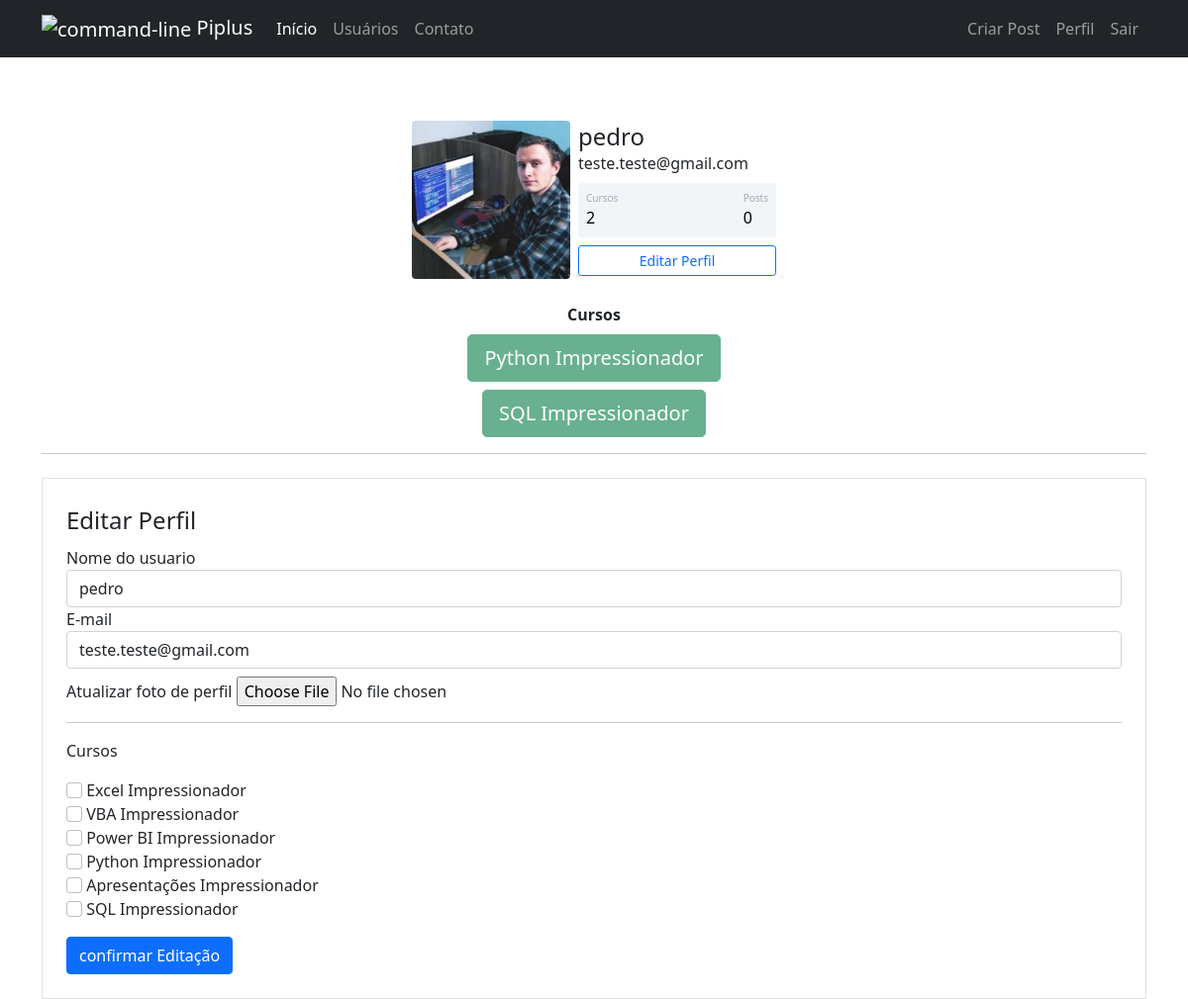
Screenshot of /perfil/editar (signed in) with the database file from the repository.
### Piplus/models.py (models this page shows)
class Usuario(database.Model, UserMixin):
    id = database.Column(database.Integer, primary_key=True)
    username = database.Column(database.String, nullable=False)
    email = database.Column(database.String, nullable=False, unique=True)
    senha = database.Column(database.String, nullable=False)
    foto_perfil = database.Column(database.String, default='default.jpg')
    posts = database.relationship('Post', backref='autor', lazy=True)
    cursos = database.Column(database.String, nullable=False, default='Não Informado')

### Piplus/routes.py (the view)
@app.route("/perfil/editar", methods=['GET', 'POST'])
@login_required
def editar_perfil():
    form = FormEditarPerfil()
    if form.validate_on_submit():
        current_user.email = form.email.data
        current_user.username = form.username.data
        if form.foto_perfil.data:
            nome_imagem = salvar_imagem(form.foto_perfil.data)
            current_user.foto_perfil = nome_imagem
        current_user.cursos = atualizar_cursos(form)
        database.session.commit()
        flash(f'perfil atualizado com sucesso', 'alert-success')
        return redirect(url_for('perfil'))
    elif request.method == 'GET':
        form.email.data = current_user.email
        form.username.data = current_user.username
    foto_perfil = url_for("static", filename=f"fotos_perfil/{current_user.foto_perfil}")
    return render_template("editarperfil.html", foto_perfil=foto_perfil, form=form)

### Piplus/forms.py (shortened to what this page needs)
class FormEditarPerfil(FlaskForm):
    username = StringField('Nome do usuario', validators=[DataRequired()])
    email = StringField('E-mail', validators=[DataRequired(), Email()])
    foto_perfil = FileField('Atualizar foto de perfil', validators=[FileAllowed(['jpg','png'])])
    curso_excel = BooleanField('Excel Impressionador')
    curso_vba = BooleanField('VBA Impressionador')
    curso_powerbi = BooleanField('Power BI Impressionador')
    curso_python = BooleanField('Python Impressionador')
    curso_ppt = BooleanField('Apresentações Impressionador')
    curso_sql = BooleanField('SQL Impressionador')
    botao_submit_editarperfil = SubmitField('confirmar Editação')

### Piplus/models.py (called while the page is built)
@login_manager.user_loader
def load_usuario(id_usuario):
    return Usuario.query.get(int(id_usuario))

### Piplus/templates/editarperfil.html (shortened to what this page needs)
{% extends 'perfil.html' %}
{% block form_editar_perfil %}
<div class="container">
    <hr>
    <div class="row">
        <div class="col">
            <form method="POST" action="" class="border p-4 mt-2 bg-white" enctype="multipart/form-data">
                <legend>Editar Perfil</legend>
                <fieldset>
                    <div class="form-group">
                        {{ form.username.label(class="form-control-label") }}
                        {% if form.username.errors %}
                                {{ form.username(class="form-control is-invalid") }}
                            <div class="invalid-feedback">
                                {% for erro in form.username.errors %}
                                    {{erro}}
                                {% endfor %}
                            </div>
                            {% else %}
                                {{ form.username(class="form-control") }}
                            {% endif %}
                    </div>
                    <div class="form-group">
                        {{ form.email.label(class="form-control-label") }}
                        {% if form.email.errors %}
                                {{ form.email(class="form-control is-invalid") }}
                            <div class="invalid-feedback">
                                {% for erro in form.email.errors %}
                                    {{erro}}
                                {% endfor %}
                            </div>
                            {% else %}
                                {{ form.email(class="form-control") }}
                            {% endif %}
                    </div>
                    <div class="form-group">
                        {{ form.foto_perfil.label }}
                        {{ form.foto_perfil(class='form-control-file mt-2') }}
                    </div>
                    <hr>
                    <p>Cursos</p>
                    {% for campo in form %}
                        {% if 'curso_' in campo.name %}
                            <div class="form-group">
                                {{ campo(class="form-check-input") }}
                                {{ campo.label(class="form-check-label") }}
                            </div>
                        {% endif %}
                    {% endfor %}
                </fieldset>
                    {{ form.botao_submit_editarperfil(class="btn btn-primary mt-3") }}
            </form>
        </div>
    </div>
</div>
{% endblock %}

### Piplus/templates/perfil.html
{% extends 'base.html' %}
{% block body %}
    <div class="container mt-5 d-flex justify-content-center">
        <div class="card p-3">
            <div class="d-flex align-items-center">
                <div class="image pe-2">
                    <img src="{{ foto_perfil }}" class="rounded" width="160" >
                </div>
            <div class="ml-3 w-100">
            <h4 class="mb-0 mt-0">{{ current_user.username }}</h4>
            <span>{{ current_user.email }}</span>
            <div class="p-2 mt-2 bg-primary d-flex justify-content-between rounded text-white stats">
                {% if current_user.cursos == 'Não Informado' %}
                    <div class="d-flex flex-column">
                        <span class="articles">Cursos</span>
                        <span class="number1">0</span>
                    </div>
                {% else %}
                    <div class="d-flex flex-column">
                        <span class="articles">Cursos</span>
                        <span class="number1">{{ current_user.cursos.count(';') + 1 }}</span>
                    </div>
                {% endif %}
                <div class="d-flex flex-column">
                    <span class="followers">Posts</span>
                    <span class="number2">0</span>
                </div>
            </div>
            <div class="button mt-2 d-flex flex-row align-items-center">
                <a class="w-100" href="{{ url_for('editar_perfil') }}">
                    <button class="btn btn-sm btn-outline-primary w-100">Editar Perfil</button>
                </a>
            </div>
            </div>
            </div>
        </div>
    </div>
<div class="row justify-content-center">
    <div class="col col-4 mt-2" style="text-align: center;">
        <strong> Cursos </strong><br>
        {% for curso in current_user.cursos.split(';') %}
            <button type="button" class="btn btn-lg btn-success mt-2" disabled>{{ curso }}</button>
        {% endfor %}
    </div>
</div>
{% block form_editar_perfil %}
{% endblock %}
{% endblock %}

### Piplus/static/main.css (style rules this page uses)
.card { width: 400px; border: none; border-radius: 10px; background-color: #fff; }
.stats { background: #f2f5f8 !important; color: #000 !important; }
.articles { font-size:10px; color: #a1aab9; }
.number1 { font-weight:500; }
.followers { font-size:10px; color: #a1aab9; }
.number2 { font-weight:500; }

### rows the page displays
Usuario: username "pedro", email "teste.teste@gmail.com", cursos "2"

### other values shown
{{ curso }} "Python Impressionador" "SQL Impressionador"
{{ campo.label(class="form-check-label") }} "Excel Impressionador" "VBA Impressionador" "Power BI Impressionador" "Python Impressionador" "Apresentações Impressionador" "SQL Impressionador"
